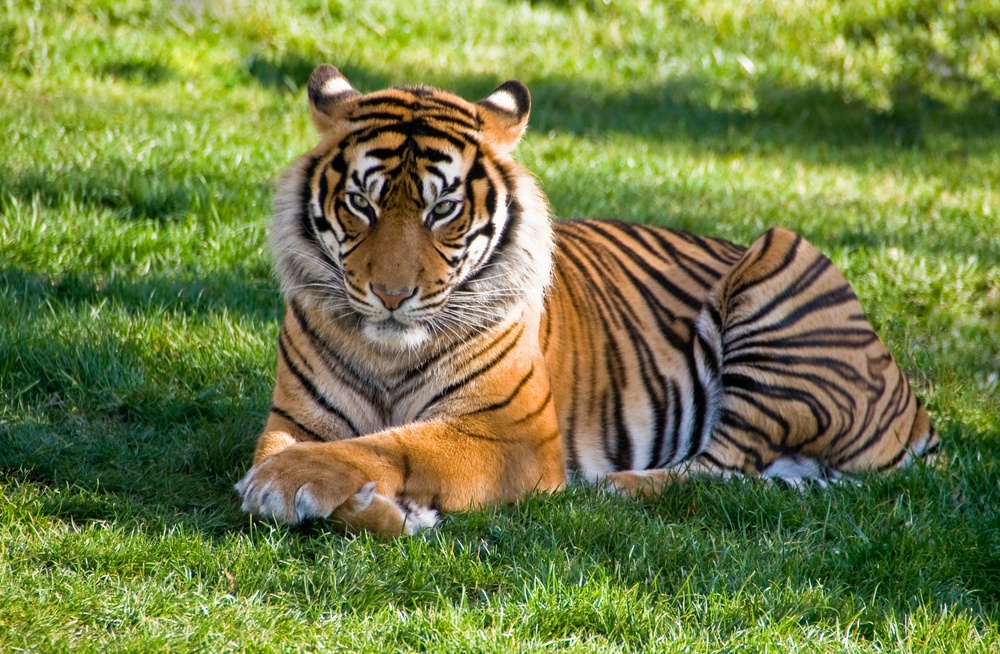
%> input picture tiger.jpg, 1000 x 654 px, shrunk from 2292 x 1500 before the run
$ octave code.m   (GNU Octave 9; MATLAB toolbox functions it lacks are replaced by stand-ins)
%> lines starting %> are read from the running program, lines starting %| are printed output that depends on the picture
clc;
clear;
close all;

% Load the image
img = imread('tiger.jpg');
%> img is the input picture: size 654x1000x3 uint8; mean R, G, B 114.6, 126.5, 68.1
img_gray = rgb2gray(img);  % Convert to grayscale if necessary
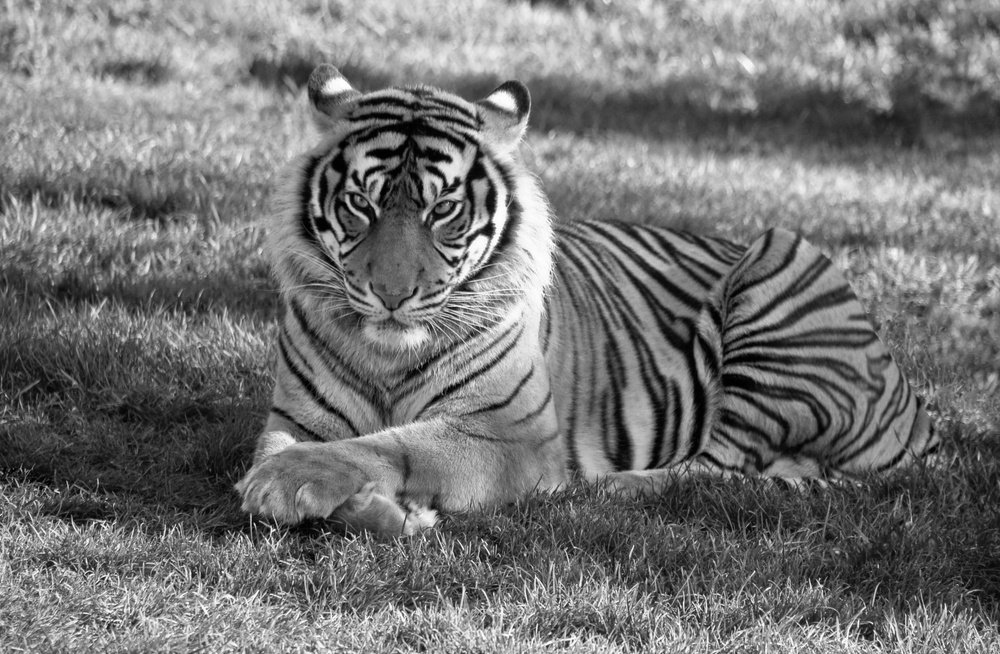
%> img_gray: size 654x1000 uint8; min 0, max 255, mean 116.3

% Define constants
h = 6.626e-34;   % Planck’s constant (J·s)
c = 3e8;         % Speed of light (m/s)

% Assuming you are working with visible light, define a sample wavelength range (in meters)
lambda_min = 400e-9;  % 400 nm (violet)
lambda_max = 700e-9;  % 700 nm (red)

% Normalize the pixel intensities to get a corresponding wavelength for each pixel
img_double = im2double(img_gray);  % Convert image to double for computation
lambda = lambda_min + (lambda_max - lambda_min) * (1 - img_double);  % Map pixel values to wavelength
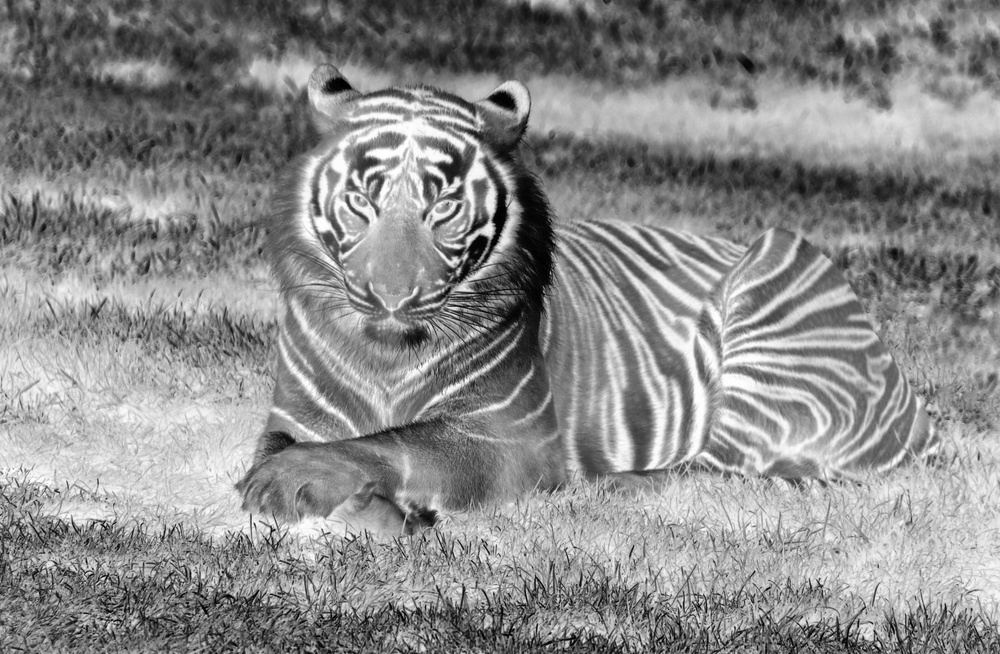
%> lambda: size 654x1000 double; min 4e-07, max 7e-07, mean 5.63e-07; drawn with min black and max white

% Calculate the photon energy for each pixel
E = (h * c) ./ lambda;  % Energy in Joules
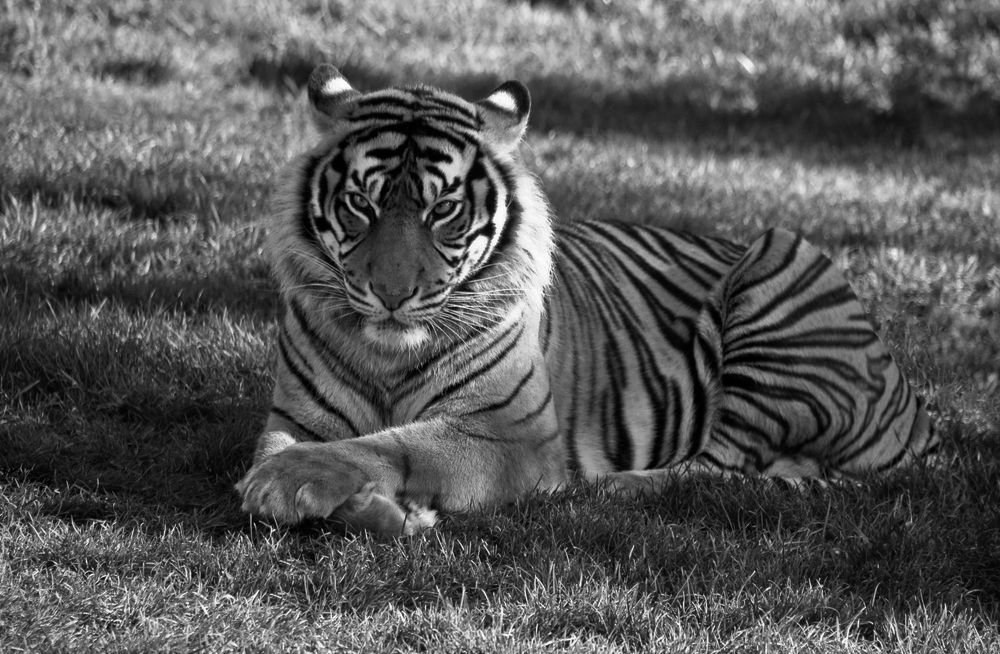
%> E: size 654x1000 double; min 2.84e-19, max 4.97e-19, mean 3.58e-19; drawn with min black and max white

% 1. Display the energy image
figure;
imshow(E, []);
title('Photon Energy of Image Pixels (in Joules)');

% 2. Heatmap visualization of photon energy
figure;
imagesc(E);
colorbar;
title('Heatmap of Photon Energy Distribution');
xlabel('X Pixels');
ylabel('Y Pixels');
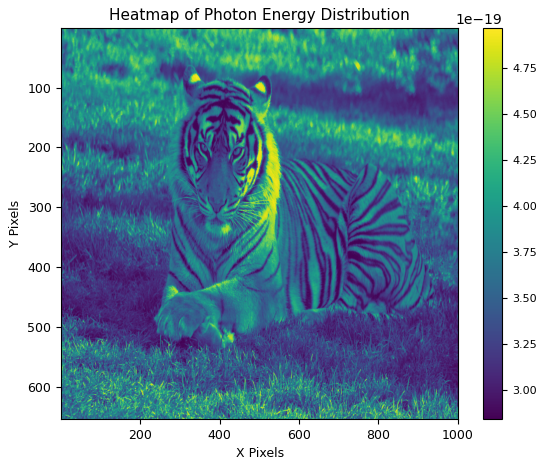
%> figure redrawn from the program's plot data

% 3. Histogram of photon energy values
figure;
histogram(E(:), 100);  % Flatten the matrix and plot a histogram with 100 bins
title('Photon Energy Distribution');
xlabel('Photon Energy (Joules)');
ylabel('Frequency');
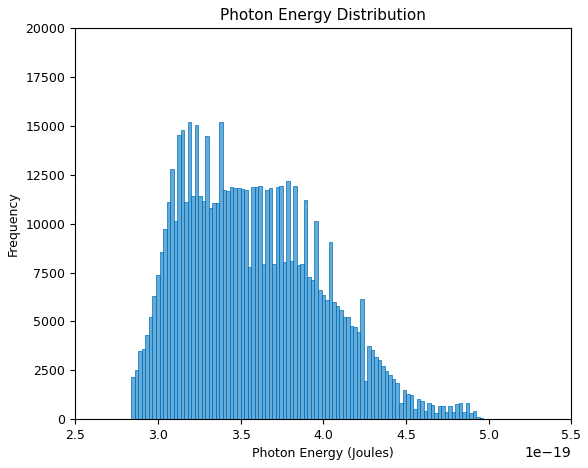
%> figure redrawn from the program's plot data; tallest bar 15195 high, from x = 3.18e-19 to 3.2e-19

% 4. 3D Surface plot of photon energy
[X, Y] = meshgrid(1:size(E, 2), 1:size(E, 1));  % Create meshgrid for X and Y coordinates
figure;
surf(X, Y, E, 'EdgeColor', 'none');  % Surface plot without edges for smoother visualization
colorbar;
title('3D Surface Plot of Photon Energy');
xlabel('X Pixels');
ylabel('Y Pixels');
zlabel('Photon Energy (Joules)');
view(3);  % Set the view to 3D
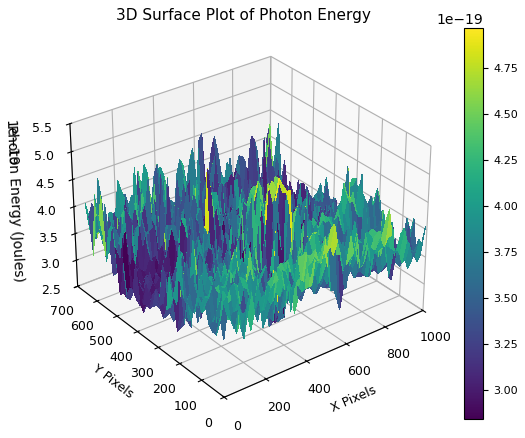
%> figure redrawn from the program's plot data
